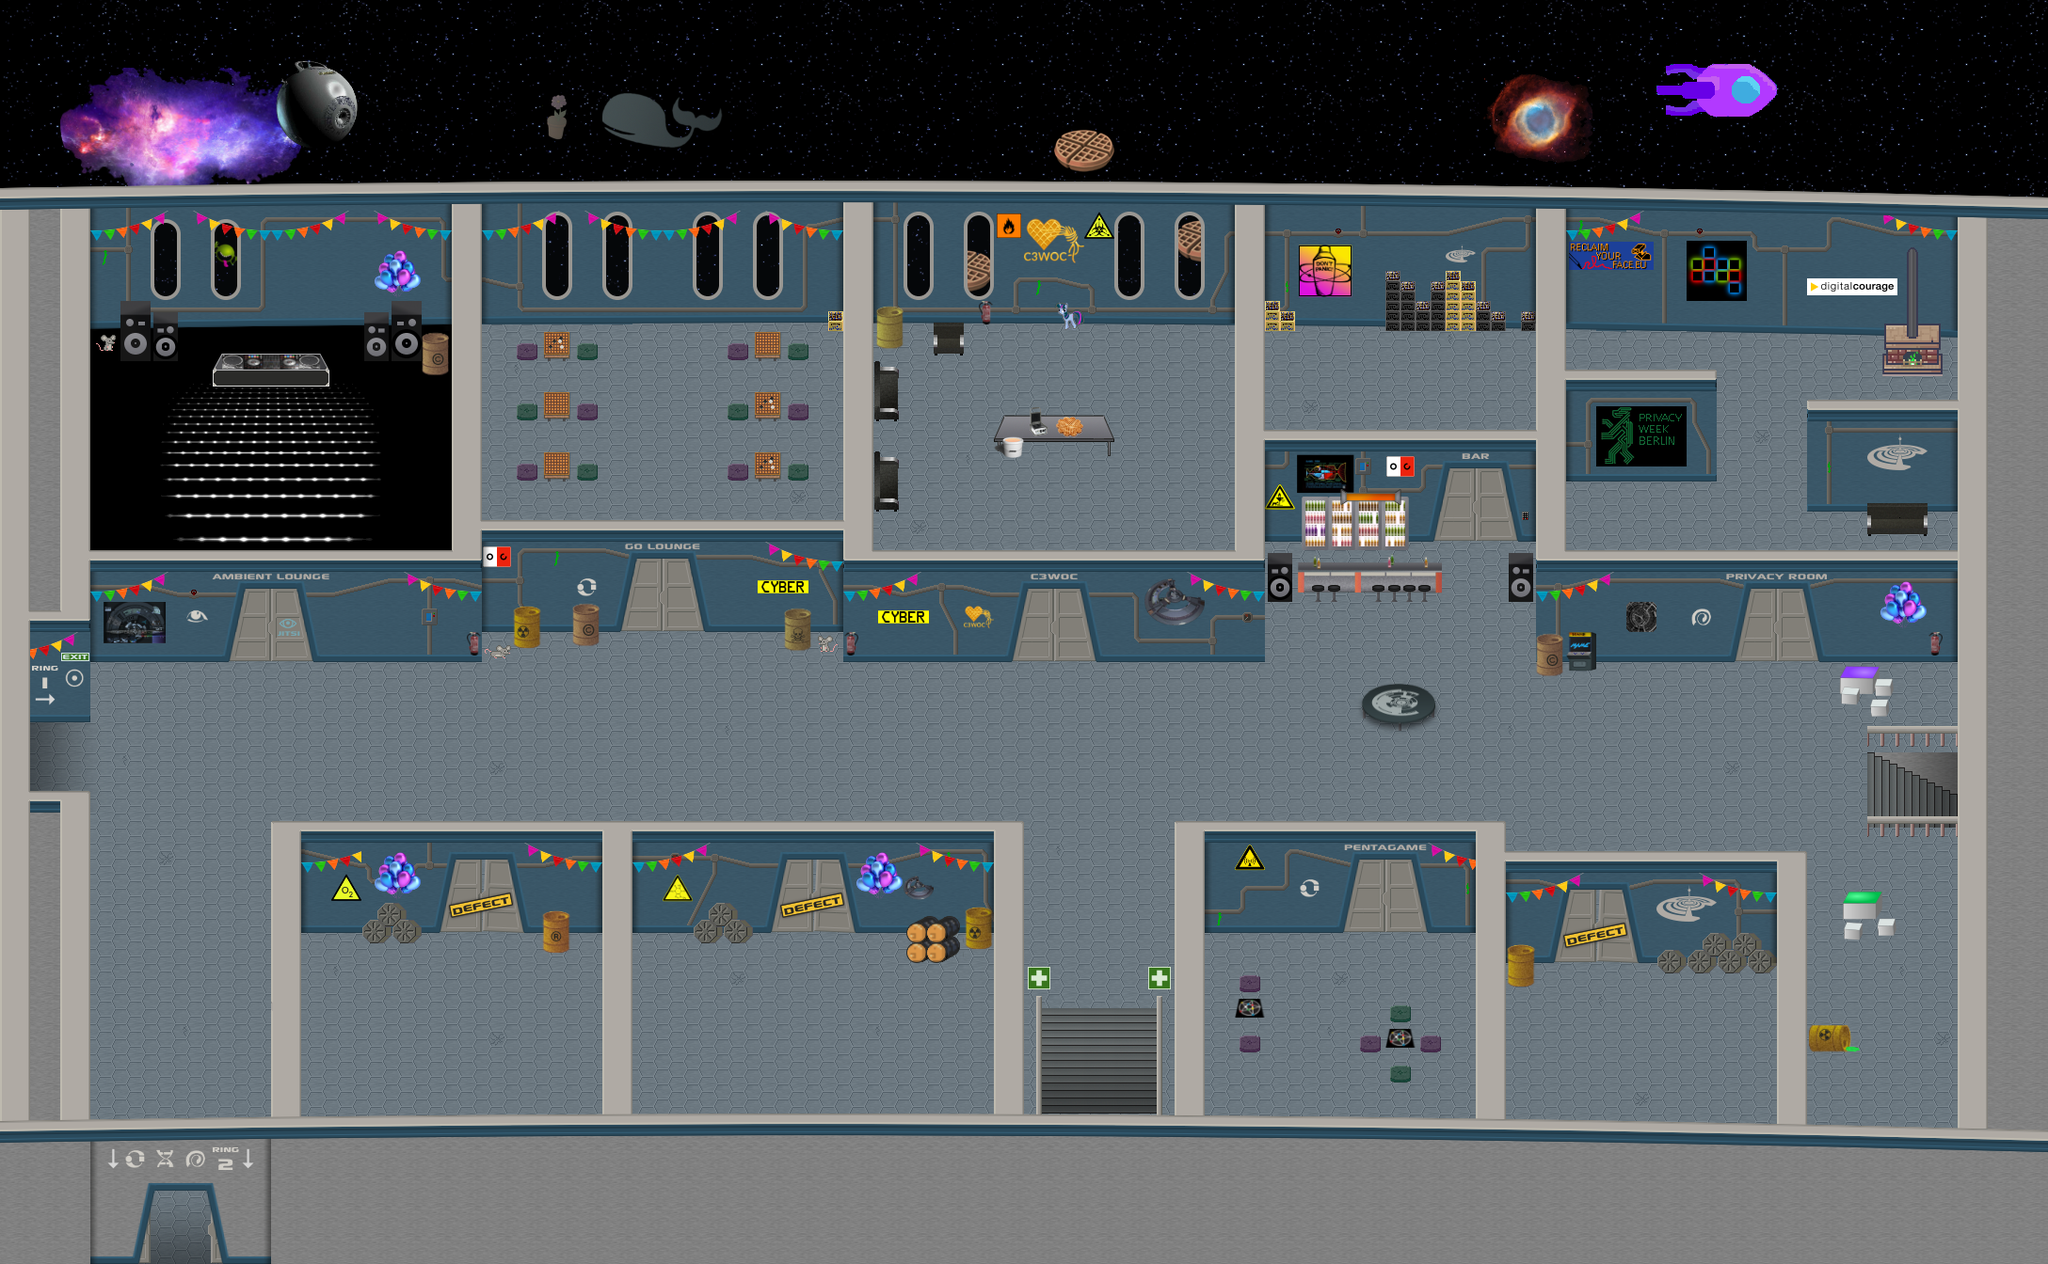

A 2D game scene composited from a Tiled map and its tileset images. What follows is a short description and the map's XML, with each tile layer's data collapsed to a summary:
An orthogonal 68x42 tile map with 32x32 px tiles, 48 tile layers (exit, exitRing2, exitMedBay, exitFlightdeck, ...), 5 tilesets and 7 objects (6x variable).

<map version="1.5" tiledversion="1.7.2" orientation="orthogonal" renderorder="right-down" width="68" height="42" tilewidth="32" tileheight="32" infinite="0" nextlayerid="55" nextobjectid="24">
 <editorsettings>
  <export target="ring1.json" format="json" />
 </editorsettings>
 <properties>
  <property name="mapCopyright" value="Map created by StarPeak" />
  <property name="mapDescription" value="Most outer ring of the c-base space station.  It provides passage to the flightdeck and the medbay and - besides a bar - has some rooms, where friends and members of the space station present themselfes." />
  <property name="mapLink" value="https://c-base.org/" />
  <property name="mapName" value="c-base Ring 1" />
  <property name="script" value="script.js" />
 </properties>
 <tileset firstgid="1" source="Tiles/walls.tsx" />
 <tileset firstgid="1025" source="Tiles/tile_tst_34frames_2048bei256.tsx" />
 <tileset firstgid="3585" source="Tiles/labels.tsx" />
 <tileset firstgid="4097" source="Tiles/space.tsx" />
 <tileset firstgid="5121" source="Tiles/inventory.tsx" />
 <layer id="9" name="exit" width="68" height="42">
  <properties>
   <property name="exitUrl" value="./main.json#entryRing1" />
  </properties>
  <data>[2856 cells, 6 non-empty, 2 distinct tile ids]</data>
 </layer>
 <layer id="32" name="exitRing2" width="68" height="42">
  <properties>
   <property name="exitUrl" value="./ring2.json#entryRing1" />
  </properties>
  <data>[2856 cells, 2 non-empty, 1 distinct tile ids]</data>
 </layer>
 <layer id="34" name="exitMedBay" width="68" height="42">
  <properties>
   <property name="exitUrl" value="./medbay.json" />
  </properties>
  <data>[2856 cells, 9 non-empty, 1 distinct tile ids]</data>
 </layer>
 <layer id="36" name="exitFlightdeck" width="68" height="42">
  <properties>
   <property name="exitUrl" value="flightdeck.json" />
  </properties>
  <data>[2856 cells, 5 non-empty, 2 distinct tile ids]</data>
 </layer>
 <layer id="44" name="exitDigitalCourage" width="68" height="42">
  <properties>
   <property name="exitUrl" value="world://digitalcourage/main.json#enterFromCbase" />
  </properties>
  <data>[2856 cells, 1 non-empty, 1 distinct tile ids]</data>
 </layer>
 <layer id="45" name="goWeb" width="68" height="42">
  <properties>
   <property name="openWebsite" value="https://online-go.com/group/7654" />
   <property name="openWebsiteTrigger" value="onaction" />
   <property name="openWebsiteTriggerMessage" value="Press SPACE to play a game of go" />
  </properties>
  <data>[2856 cells, 80 non-empty, 1 distinct tile ids]</data>
 </layer>
 <layer id="46" name="pentaWeb" width="68" height="42">
  <properties>
   <property name="openWebsite" value="https://rc3.c-base.org/pentagame/" />
   <property name="openWebsiteTrigger" value="onaction" />
   <property name="openWebsiteTriggerMessage" value="Press SPACE to play penta game " />
  </properties>
  <data>[2856 cells, 59 non-empty, 1 distinct tile ids]</data>
 </layer>
 <layer id="47" name="mameWeb" width="68" height="42">
  <properties>
   <property name="openWebsite" value="https://archive.org/details/internetarcade" />
   <property name="openWebsiteTrigger" value="onaction" />
   <property name="openWebsiteTriggerMessage" value="Press SPACE to play with the Mame-O-Mat" />
  </properties>
  <data>[2856 cells, 2 non-empty, 1 distinct tile ids]</data>
 </layer>
 <layer id="48" name="c3WocWeb" width="68" height="42">
  <properties>
   <property name="openWebsite" value="https://rc3.c-base.org/waffeln" />
   <property name="openWebsiteTrigger" value="onaction" />
   <property name="openWebsiteTriggerMessage" value="Press SPACE to read about the C3 Waffel Operation Center" />
  </properties>
  <data>[2856 cells, 101 non-empty, 1 distinct tile ids]</data>
 </layer>
 <layer id="49" name="reclaimWeb" width="68" height="42">
  <properties>
   <property name="openWebsite" value="https://rc3.c-base.org/reclaimyourface" />
   <property name="openWebsiteTrigger" value="onaction" />
   <property name="openWebsiteTriggerMessage" value="Press SPACE to read about Reclaim Your Face" />
  </properties>
  <data>[2856 cells, 3 non-empty, 1 distinct tile ids]</data>
 </layer>
 <layer id="52" name="digitalcourageWeb" width="68" height="42">
  <properties>
   <property name="openWebsite" value="https://rc3.c-base.org/digitalcourage" />
   <property name="openWebsiteTrigger" value="onaction" />
   <property name="openWebsiteTriggerMessage" value="Press SPACE to read about Digitalcourage e.V." />
  </properties>
  <data>[2856 cells, 2 non-empty, 1 distinct tile ids]</data>
 </layer>
 <layer id="51" name="privacyweekWeb" width="68" height="42">
  <properties>
   <property name="openWebsite" value="https://rc3.c-base.org/privacyweek" />
   <property name="openWebsiteTrigger" value="onaction" />
   <property name="openWebsiteTriggerMessage" value="Press SPACE to read about the Privacy Week Berlin" />
  </properties>
  <data>[2856 cells, 3 non-empty, 1 distinct tile ids]</data>
 </layer>
 <layer id="50" name="digigesWeb" width="68" height="42">
  <properties>
   <property name="openWebsite" value="https://rc3.c-base.org/digiges" />
   <property name="openWebsiteTrigger" value="onaction" />
   <property name="openWebsiteTriggerMessage" value="Press SPACE to read about Digitale Gesellschaft e.V." />
  </properties>
  <data>[2856 cells, 2 non-empty, 1 distinct tile ids]</data>
 </layer>
 <layer id="8" name="start" width="68" height="42">
  <properties>
   <property name="silent" type="bool" value="true" />
   <property name="startLayer" type="bool" value="true" />
  </properties>
  <data>[2856 cells, 3 non-empty, 1 distinct tile ids]</data>
 </layer>
 <layer id="33" name="entryRing2" width="68" height="42">
  <properties>
   <property name="startLayer" type="bool" value="true" />
  </properties>
  <data>[2856 cells, 2 non-empty, 1 distinct tile ids]</data>
 </layer>
 <layer id="43" name="entryDigitalCourage" width="68" height="42">
  <properties>
   <property name="startLayer" type="bool" value="true" />
  </properties>
  <data>[2856 cells, 1 non-empty, 1 distinct tile ids]</data>
 </layer>
 <layer id="35" name="entryMedBay" width="68" height="42">
  <properties>
   <property name="startLayer" type="bool" value="true" />
  </properties>
  <data>[2856 cells, 3 non-empty, 1 distinct tile ids]</data>
 </layer>
 <layer id="37" name="entryFlightdeck" width="68" height="42">
  <properties>
   <property name="startLayer" type="bool" value="true" />
  </properties>
  <data>[2856 cells, 2 non-empty, 1 distinct tile ids]</data>
 </layer>
 <layer id="12" name="ambientDoorZone" width="68" height="42">
  <properties>
   <property name="autoClose" type="bool" value="true" />
   <property name="autoOpen" type="bool" value="true" />
   <property name="doorVariable" value="ambientDoor" />
   <property name="zone" value="ambientDoor" />
  </properties>
  <data>[2856 cells, 20 non-empty, 1 distinct tile ids]</data>
 </layer>
 <layer id="16" name="goDoorZone" width="68" height="42">
  <properties>
   <property name="autoClose" type="bool" value="true" />
   <property name="autoOpen" type="bool" value="true" />
   <property name="doorVariable" value="goDoor" />
   <property name="zone" value="goDoor" />
  </properties>
  <data>[2856 cells, 20 non-empty, 1 distinct tile ids]</data>
 </layer>
 <layer id="28" name="pentaDoorZone" width="68" height="42">
  <properties>
   <property name="autoClose" type="bool" value="true" />
   <property name="autoOpen" type="bool" value="true" />
   <property name="doorVariable" value="pentaDoor" />
   <property name="zone" value="pentaDoor" />
  </properties>
  <data>[2856 cells, 20 non-empty, 1 distinct tile ids]</data>
 </layer>
 <layer id="41" name="privacyDoorZone" width="68" height="42">
  <properties>
   <property name="autoClose" type="bool" value="true" />
   <property name="autoOpen" type="bool" value="true" />
   <property name="doorVariable" value="privacyDoor" />
   <property name="zone" value="privacyDoor" />
  </properties>
  <data>[2856 cells, 20 non-empty, 1 distinct tile ids]</data>
 </layer>
 <layer id="19" name="c3WocDoorZone" width="68" height="42">
  <properties>
   <property name="autoClose" type="bool" value="true" />
   <property name="autoOpen" type="bool" value="true" />
   <property name="doorVariable" value="c3WocDoor" />
   <property name="zone" value="c3WocDoor" />
  </properties>
  <data>[2856 cells, 20 non-empty, 1 distinct tile ids]</data>
 </layer>
 <layer id="25" name="barDoorZone" width="68" height="42">
  <properties>
   <property name="autoClose" type="bool" value="false" />
   <property name="autoOpen" type="bool" value="false" />
   <property name="closeTriggerMessage" value="Press SPACE to close the bar" />
   <property name="code" value="4223" />
   <property name="doorVariable" value="barDoor" />
   <property name="zone" value="barDoor" />
  </properties>
  <data>[2856 cells, 3 non-empty, 1 distinct tile ids]</data>
 </layer>
 <layer id="42" name="ambientJitsi" width="68" height="42">
  <properties>
   <property name="customJitsiRoom" value="lounge" />
  </properties>
  <data>[2856 cells, 92 non-empty, 1 distinct tile ids]</data>
 </layer>
 <layer id="53" name="barJitsi" width="68" height="42">
  <properties>
   <property name="customJitsiRoom" value="bar" />
   <property name="jitsiTrigger" value="onaction" />
   <property name="jitsiTriggerMessage" value="Press SPACE to join conversation" />
   <property name="silent" type="bool" value="true" />
  </properties>
  <data>[2856 cells, 35 non-empty, 2 distinct tile ids]</data>
 </layer>
 <layer id="5" name="floor" width="68" height="42">
  <data>[2856 cells, 2670 non-empty, 97 distinct tile ids]</data>
 </layer>
 <layer id="10" name="ambientDoorOpen" width="68" height="42">
  <data>[2856 cells, 15 non-empty, 15 distinct tile ids]</data>
 </layer>
 <layer id="11" name="ambientDoorClosed" width="68" height="42">
  <data>[2856 cells, 12 non-empty, 12 distinct tile ids]</data>
 </layer>
 <layer id="14" name="goDoorOpen" width="68" height="42">
  <data>[2856 cells, 12 non-empty, 12 distinct tile ids]</data>
 </layer>
 <layer id="15" name="goDoorClosed" width="68" height="42">
  <data>[2856 cells, 12 non-empty, 12 distinct tile ids]</data>
 </layer>
 <layer id="17" name="c3WocDoorOpen" width="68" height="42">
  <data>[2856 cells, 12 non-empty, 12 distinct tile ids]</data>
 </layer>
 <layer id="18" name="c3WocDoorClosed" width="68" height="42">
  <data>[2856 cells, 12 non-empty, 12 distinct tile ids]</data>
 </layer>
 <layer id="23" name="barDoorOpen" width="68" height="42">
  <data>[2856 cells, 14 non-empty, 13 distinct tile ids]</data>
 </layer>
 <layer id="24" name="barDoorClosed" width="68" height="42">
  <data>[2856 cells, 14 non-empty, 13 distinct tile ids]</data>
 </layer>
 <layer id="26" name="pentaDoorOpen" width="68" height="42">
  <data>[2856 cells, 12 non-empty, 12 distinct tile ids]</data>
 </layer>
 <layer id="27" name="pentaDoorClosed" width="68" height="42">
  <data>[2856 cells, 12 non-empty, 12 distinct tile ids]</data>
 </layer>
 <layer id="39" name="privacyDoorOpen" width="68" height="42">
  <data>[2856 cells, 12 non-empty, 12 distinct tile ids]</data>
 </layer>
 <layer id="40" name="privacyDoorClosed" width="68" height="42">
  <data>[2856 cells, 12 non-empty, 12 distinct tile ids]</data>
 </layer>
 <layer id="29" name="inactiveDoors" width="68" height="42">
  <data>[2856 cells, 48 non-empty, 15 distinct tile ids]</data>
 </layer>
 <layer id="2" name="walls" width="68" height="42">
  <data>[2856 cells, 856 non-empty, 116 distinct tile ids]</data>
 </layer>
 <layer id="30" name="wallDeco" width="68" height="42">
  <data>[2856 cells, 300 non-empty, 112 distinct tile ids]</data>
 </layer>
 <layer id="4" name="wallBorder" width="68" height="42">
  <data>[2856 cells, 180 non-empty, 72 distinct tile ids]</data>
 </layer>
 <layer id="7" name="items" width="68" height="42">
  <data>[2856 cells, 226 non-empty, 156 distinct tile ids]</data>
 </layer>
 <objectgroup id="3" name="floorLayer">
  <object id="22" x="289.673" y="370.964">
   <properties>
    <property name="getBadge" value="hv2mEYc3fiSLiyIv6scWD29x7kjWx4L81lQLtp8TVPHOIbhYAL" />
   </properties>
   <point />
  </object>
  <object id="1" name="goDoor" type="variable" x="704.212" y="631.089">
   <properties>
    <property name="closeLayer" value="goDoorClosed" />
    <property name="closeSound" value="./sounds/door_slide.wav" />
    <property name="default" type="bool" value="false" />
    <property name="door" type="bool" value="true" />
    <property name="openLayer" value="goDoorOpen" />
    <property name="openSound" value="./sounds/door_slide.wav" />
    <property name="soundRadius" type="int" value="160" />
   </properties>
   <point />
  </object>
  <object id="3" name="ambientDoor" type="variable" x="288.278" y="662.115">
   <properties>
    <property name="closeLayer" value="ambientDoorClosed" />
    <property name="closeSound" value="sounds/door_slide.wav" />
    <property name="default" type="bool" value="false" />
    <property name="door" type="bool" value="true" />
    <property name="openLayer" value="ambientDoorOpen" />
    <property name="openSound" value="sounds/door_slide.wav" />
    <property name="soundRadius" type="int" value="160" />
   </properties>
   <point />
  </object>
  <object id="4" name="c3WocDoor" type="variable" x="1118.79" y="662.094">
   <properties>
    <property name="closeLayer" value="c3WocDoorClosed" />
    <property name="closeSound" value="./sounds/door_slide.wav" />
    <property name="default" type="bool" value="false" />
    <property name="door" type="bool" value="true" />
    <property name="openLayer" value="c3WocDoorOpen" />
    <property name="openSound" value="./sounds/door_slide.wav" />
    <property name="soundRadius" type="int" value="160" />
   </properties>
   <point />
  </object>
  <object id="6" name="barDoor" type="variable" x="1573.43" y="545.345">
   <properties>
    <property name="closeLayer" value="barDoorClosed" />
    <property name="closeSound" value="./sounds/door_slide.wav" />
    <property name="default" type="bool" value="false" />
    <property name="door" type="bool" value="true" />
    <property name="openLayer" value="barDoorOpen" />
    <property name="openSound" value="./sounds/door_slide.wav" />
    <property name="persist" type="bool" value="true" />
    <property name="soundRadius" type="int" value="160" />
   </properties>
   <point />
  </object>
  <object id="7" name="pentaDoor" type="variable" x="1470.34" y="947.532">
   <properties>
    <property name="closeLayer" value="pentaDoorClosed" />
    <property name="closeSound" value="./sounds/door_slide.wav" />
    <property name="default" type="bool" value="false" />
    <property name="door" type="bool" value="true" />
    <property name="openLayer" value="pentaDoorOpen" />
    <property name="openSound" value="./sounds/door_slide.wav" />
    <property name="soundRadius" type="int" value="160" />
   </properties>
   <point />
  </object>
  <object id="21" name="privacyDoor" type="variable" x="1887.47" y="674.381">
   <properties>
    <property name="closeLayer" value="privacyDoorClosed" />
    <property name="closeSound" value="./sounds/door_slide.wav" />
    <property name="default" type="bool" value="false" />
    <property name="door" type="bool" value="true" />
    <property name="openLayer" value="privacyDoorOpen" />
    <property name="openSound" value="./sounds/door_slide.wav" />
    <property name="soundRadius" type="int" value="160" />
   </properties>
   <point />
  </object>
 </objectgroup>
 <layer id="6" name="overlay1" width="68" height="42">
  <data>[2856 cells, 940 non-empty, 72 distinct tile ids]</data>
 </layer>
 <layer id="31" name="overlay2" width="68" height="42">
  <data>[2856 cells, 44 non-empty, 26 distinct tile ids]</data>
 </layer>
 <layer id="54" name="bday" width="68" height="42">
  <data>[2856 cells, 85 non-empty, 7 distinct tile ids]</data>
 </layer>
 <layer id="1" name="curves" width="68" height="42">
  <data>[2856 cells, 189 non-empty, 77 distinct tile ids]</data>
 </layer>
</map>
